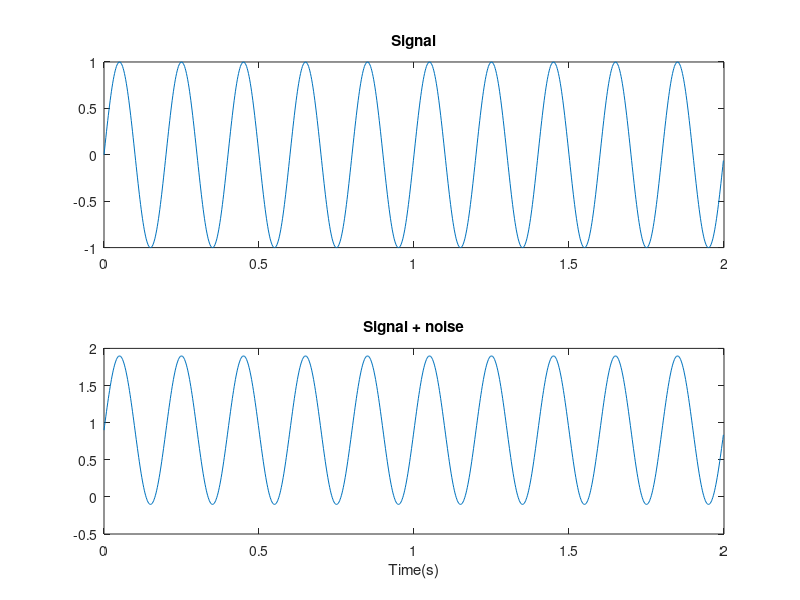

Write MATLAB code to recreate this figure.

% Generate a nosiy signal

N = 1000;   % Number of data points
fs = 500;   % Sampling rate (sampling frequency)

f = 5;
t = 0:1/fs:(N-1)/fs;        % Time vector
x = sin(2*pi*f*t);          % Signal
noise = rand(size(x),1);   % Noise

noisy_x = x + noise; % There is a mistake here

% Plotting
figure;
subplot(211); plot(t, x); title('Signal')
subplot(212); plot(t, noisy_x); title('Signal + noise'); xlabel('Time(s)');
























% Hints:
% 1. size -> length
% 2. transpose x
% 3. rand -> randn